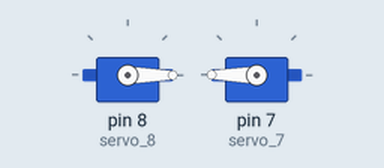
Recording of a sketch running on a simulated Arduino Uno, built with avr-gcc and run on an emulated ATmega328P. On the bench: 2 × servo.

Above: at 0.05 s.
At 0.45 s:
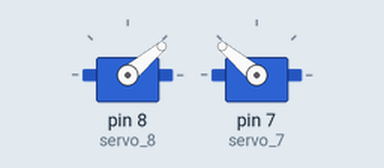
At 0.9 s:
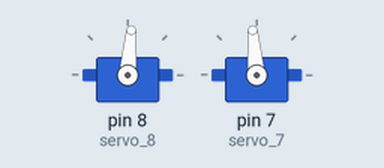
At 1.75 s:
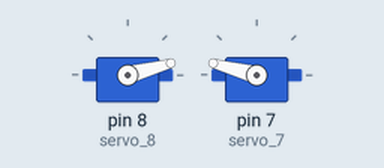
Timing chart, 0 to 4.4 s (numbered marks = the images above):
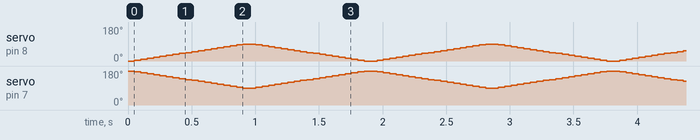

The sketch:

c_code.ino
```cpp
#include <Servo.h> // Includes the Servo library for controlling servo motors
Servo servo_8; // Creates a servo object
Servo servo_7; // Creates a servo object

double i = 0;


// Initialise the program settings and configurations
void setup() {
   servo_8.attach(8); // Attaches the servo motor to defined pin
   servo_7.attach(7); // Attaches the servo motor to defined pin
  servo_8.write(0); // Rotate servo position to 0 degrees
  servo_7.write(180); // Rotate servo position to 180 degrees
}

// The void loop function runs over and over again forever.
void loop() {
  for (i = 0; i <= 90; i += 5) {
    servo_8.write(i); // Rotate servo position to i degrees
    servo_7.write((180 - i)); // Rotate servo position to (180 - i) degrees
    delay(50); // Wait for the given/defined milliseconds.

  }
  for (i = 90; i >= 0; i -= 5) {
    servo_8.write(i); // Rotate servo position to i degrees
    servo_7.write((180 - i)); // Rotate servo position to (180 - i) degrees
    delay(50); // Wait for the given/defined milliseconds.

  }
}
```
